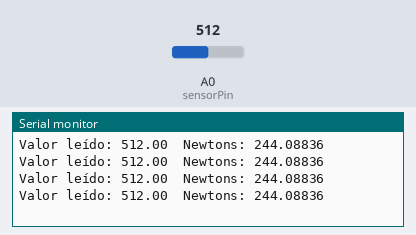
This sketch was run on a simulated Arduino Uno, built with avr-gcc and run on an emulated ATmega328P. On the bench: the last lines printed to the serial monitor. The inputs (shaded band) are chosen by the test bench; at power-on: A0 (sensorPin) = 512.

Above: at 1.2 s.
1.3 s: A0 (sensorPin) set to 716
At 1.8 s:
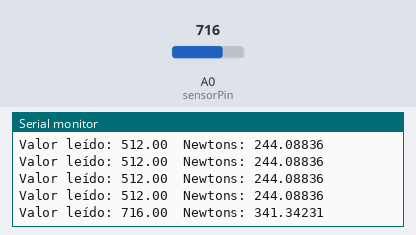
2.8 s: A0 (sensorPin) set to 900
At 3.04 s:
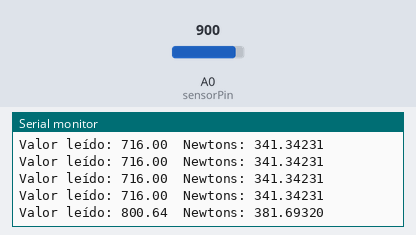
Timing chart, 0 to 5.8 s (numbered marks = the images above; inputs shaded):
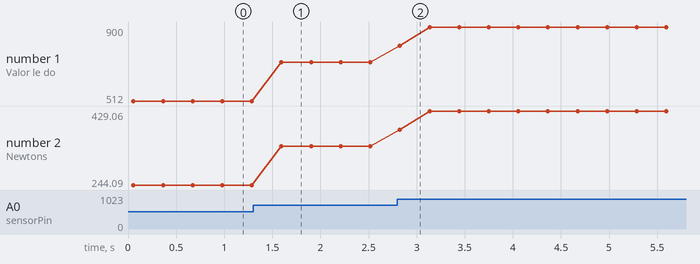

Measured:
- after the input at 1.3 s, the serial monitor: prints a new line after 0.30 s (image 1)
- after the input at 2.8 s, the serial monitor: prints a new line at once (image 2)
- plotted number 1: 512 → 716 after the input at 1.3 s, 716 → 900 after the input at 2.8 s
- plotted number 2: 244.09 → 341.34 after the input at 1.3 s, 341.34 → 429.06 after the input at 2.8 s

The sketch:

Load_Cell-rc.1.ino
```cpp
// (licence header left out)
const int sensorPin = A0;   // Pin analógico
const int numSamples = 50; // Número de muestras para promediar
float sensorValue = 0;      // Almacenará el valor final

void setup() {
  Serial.begin(115200);
  analogReference(DEFAULT); // Usa referencia de voltaje de 5V
}
//mirar señal para autorización de sensado desde python copy as Control Potro
void loop() {
  // Promedia múltiples lecturas
  float suma = 0;
  for (int i = 0; i < numSamples; i++) {
    suma += analogRead(sensorPin);
    delay(1); // Pequeña pausa entre lecturas
  }
  sensorValue = suma / numSamples;

  // Convierte a voltaje (si la referencia es 5V)
  float Newtons = sensorValue * (5.0 / 1023.0)*97.54; //(5.0 / 1023.0)*1.96; valor para la celda de 1kg

  Serial.print("Valor leído: ");
  Serial.print(sensorValue);
  Serial.print("  Newtons: ");
  Serial.println(Newtons, 5); // 3 decimales
  delay(250);
}
```
